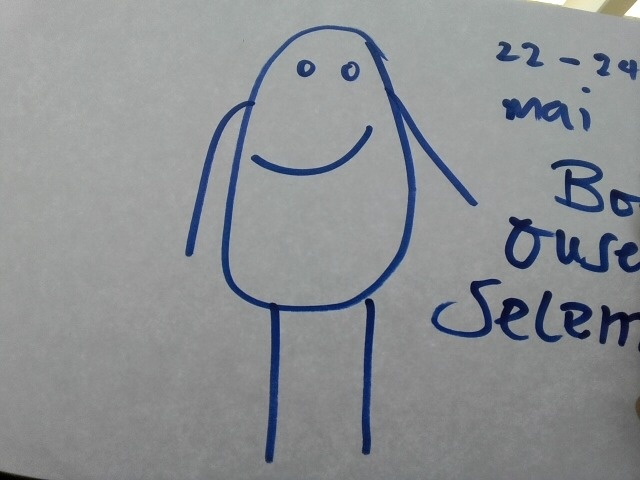
#> input picture assets/capture_figure.jpg, 640 x 480 px
$ python vision_agent_module.py
#> lines starting #> are read from the running program, lines starting #| are printed output that depends on the picture; after the words box and inside, x2 and y2 are one past the last pixel; in counts of white or black regions, pixels touching at a corner belong together
"""
vision_agent_module.py  –  joint detection using AnimatedDrawings segmentation.
No API key required. Works fully offline.
"""

import cv2
import numpy as np
from skimage import measure
from scipy import ndimage


# --------------------------------------------------------------------------- #
#  Segmentation  (taken from AnimatedDrawings examples/image_to_annotations.py)
# --------------------------------------------------------------------------- #

def _segment(img: np.ndarray) -> np.ndarray:
    """Return a binary mask of the drawn figure."""
    gray = np.min(img, axis=2)
    gray = cv2.adaptiveThreshold(
        gray, 255, cv2.ADAPTIVE_THRESH_GAUSSIAN_C, cv2.THRESH_BINARY, 115, 8
    )
    gray = cv2.bitwise_not(gray)

    kernel = cv2.getStructuringElement(cv2.MORPH_RECT, (3, 3))
    gray = cv2.morphologyEx(gray, cv2.MORPH_CLOSE, kernel, iterations=2)
    gray = cv2.morphologyEx(gray, cv2.MORPH_DILATE, kernel, iterations=2)

    mask = np.zeros([gray.shape[0] + 2, gray.shape[1] + 2], np.uint8)
    mask[1:-1, 1:-1] = gray.copy()

    im_floodfill = np.full(gray.shape, 255, np.uint8)
    h, w = gray.shape[:2]
    for x in range(0, w - 1, 10):
        cv2.floodFill(im_floodfill, mask, (x, 0), 0)
        cv2.floodFill(im_floodfill, mask, (x, h - 1), 0)
    for y in range(0, h - 1, 10):
        cv2.floodFill(im_floodfill, mask, (0, y), 0)
        cv2.floodFill(im_floodfill, mask, (w - 1, y), 0)

    im_floodfill[0, :] = 0
    im_floodfill[-1, :] = 0
    im_floodfill[:, 0] = 0
    im_floodfill[:, -1] = 0

    mask2 = cv2.bitwise_not(im_floodfill)
    best_mask = None
    biggest = 0
    contours = measure.find_contours(mask2, 0.0)
    for c in contours:
        x = np.zeros(mask2.T.shape, np.uint8)
        cv2.fillPoly(x, [np.int32(c)], 1)
        size = len(np.where(x == 1)[0])
        if size > biggest:
            best_mask = x
            biggest = size

    if best_mask is None:
        raise ValueError("No figure contour found in image")

    best_mask = ndimage.binary_fill_holes(best_mask).astype(int)
    best_mask = (255 * best_mask).astype(np.uint8)
    return best_mask.T


# --------------------------------------------------------------------------- #
#  Joint estimation from mask geometry
# --------------------------------------------------------------------------- #

def _estimate_joints_from_mask(mask: np.ndarray, img_shape) -> dict:
    """
    Estimate joint positions from the silhouette mask using geometric heuristics.
    Returns joints in the format dance_module expects:
    { "head": [x, y], "neck": [x, y], ... }
    """
    ys, xs = np.where(mask > 0)
    if len(ys) == 0:
        raise ValueError("Empty mask — no figure detected")

    min_y, max_y = int(ys.min()), int(ys.max())
    min_x, max_x = int(xs.min()), int(xs.max())
    h = max_y - min_y
    w = max_x - min_x
    cx = (min_x + max_x) // 2  # horizontal centre

    # --- vertical landmark rows (fractions of figure height) ---
    head_top_y    = min_y
    head_bot_y    = min_y + int(h * 0.22)
    neck_y        = min_y + int(h * 0.26)
    shoulder_y    = min_y + int(h * 0.33)
    elbow_y       = min_y + int(h * 0.50)
    hand_y        = min_y + int(h * 0.65)
    hip_y         = min_y + int(h * 0.60)
    knee_y        = min_y + int(h * 0.78)
    foot_y        = min_y + int(h * 0.95)

    # --- horizontal positions at each row ---
    def _row_span(row_y):
        row_y = max(0, min(mask.shape[0] - 1, row_y))
        cols = np.where(mask[row_y, :] > 0)[0]
        if len(cols) == 0:
            return cx, cx
        return int(cols.min()), int(cols.max())

    head_lx, head_rx = _row_span((head_top_y + head_bot_y) // 2)
    head_cx = (head_lx + head_rx) // 2

    sh_lx, sh_rx = _row_span(shoulder_y)
    el_lx, el_rx = _row_span(elbow_y)
    ha_lx, ha_rx = _row_span(hand_y)
    hi_lx, hi_rx = _row_span(hip_y)
    kn_lx, kn_rx = _row_span(knee_y)
    fo_lx, fo_rx = _row_span(foot_y)

    joints = {
        "head":       [head_cx,             min_y + int(h * 0.10)],
        "neck":       [head_cx,             neck_y],
        "shoulder_l": [sh_lx,               shoulder_y],
        "shoulder_r": [sh_rx,               shoulder_y],
        "elbow_l":    [el_lx,               elbow_y],
        "elbow_r":    [el_rx,               elbow_y],
        "hand_l":     [ha_lx,               hand_y],
        "hand_r":     [ha_rx,               hand_y],
        "hip_l":      [hi_lx + int(w*0.1),  hip_y],
        "hip_r":      [hi_rx - int(w*0.1),  hip_y],
        "knee_l":     [kn_lx + int(w*0.05), knee_y],
        "knee_r":     [kn_rx - int(w*0.05), knee_y],
        "foot_l":     [fo_lx + int(w*0.05), foot_y],
        "foot_r":     [fo_rx - int(w*0.05), foot_y],
    }
    return joints


# --------------------------------------------------------------------------- #
#  Public API  (same signature as before — main.py calls this)
# --------------------------------------------------------------------------- #

def get_robot_joints(image_path: str) -> dict:
    """
    Detect figure joints from image using segmentation only — no API required.

    Returns dict compatible with dance_module:
    { "head": [x, y], "neck": [x, y], ... }
    """
#> called with image_path = 'assets/capture_figure.jpg'
    img = cv2.imread(image_path)
#> img is the input picture: shape (480, 640, 3); mean B, G, R 146.7, 143.8, 140.5
    if img is None:
        raise FileNotFoundError(f"Cannot read image: {image_path}")

    # resize if very large
    if max(img.shape[:2]) > 1000:
        scale = 1000 / max(img.shape[:2])
        img = cv2.resize(img, (round(img.shape[1] * scale), round(img.shape[0] * scale)))

    mask = _segment(img)
#> in _segment, `gray = cv2.adaptiveThreshold( gray, 255, cv2.ADAPTIVE_THRESH_GAUSSIAN_..`:
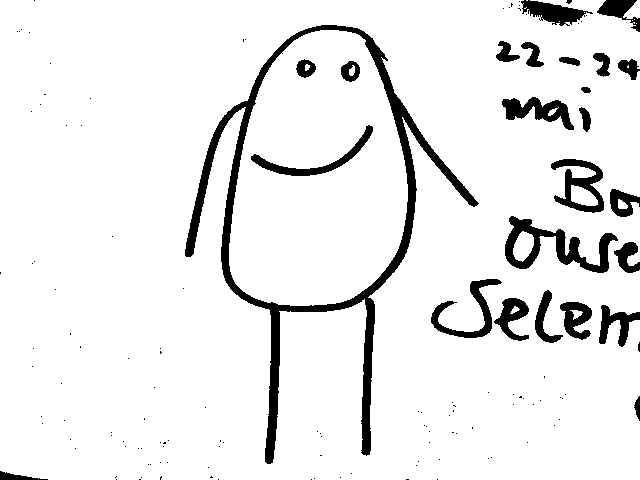
#> gray: shape (480, 640); 92% white; 140 black regions (115 under 20 px), largest, box (x1, y1, x2, y2) and area: (185, 25, 479, 464) 10537, (505, 216, 618, 273) 2153, (551, 159, 604, 213) 1238
#> in _segment, `gray = cv2.morphologyEx(gray, cv2.MORPH_CLOSE, kernel, iterations=2)`: gray: shape (480, 640); 8.3% white; 117 white regions (93 under 20 px), largest, box (x1, y1, x2, y2) and area: (185, 25, 479, 464) 10664, (505, 216, 618, 273) 2234, (431, 279, 529, 341) 1861
#> in _segment, `gray = cv2.morphologyEx(gray, cv2.MORPH_DILATE, kernel, iterations=2)`:
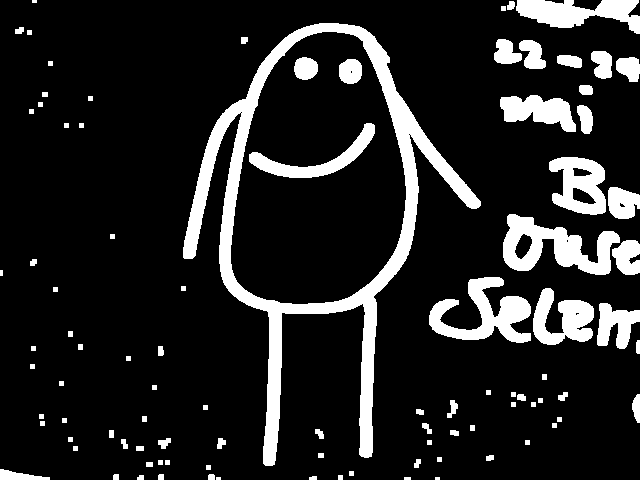
#> gray: shape (480, 640); 14% white; 97 white regions (4 under 20 px), largest, box (x1, y1, x2, y2) and area: (183, 23, 481, 466) 17136, (503, 214, 620, 275) 3458, (429, 277, 531, 343) 3093
#> in _segment, `mask[1:-1, 1:-1] = gray.copy()`: mask: shape (482, 642); 13.9% white; 97 white regions (4 under 20 px), largest, box (x1, y1, x2, y2) and area: (184, 24, 482, 467) 17136, (504, 215, 621, 276) 3458, (430, 278, 532, 344) 3093
#> after the loop in _segment, `for x in range(0, w - 1, 10):`:
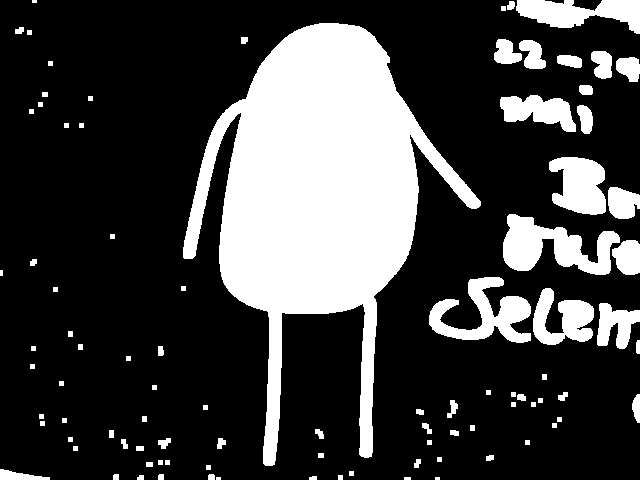
#> im_floodfill: shape (480, 640); 25.4% white; 94 white regions (4 under 20 px), largest, box (x1, y1, x2, y2) and area: (183, 23, 481, 466) 54166, (503, 214, 620, 275) 3728, (429, 277, 531, 343) 3093
#> in _segment, `im_floodfill[:, -1] = 0`:
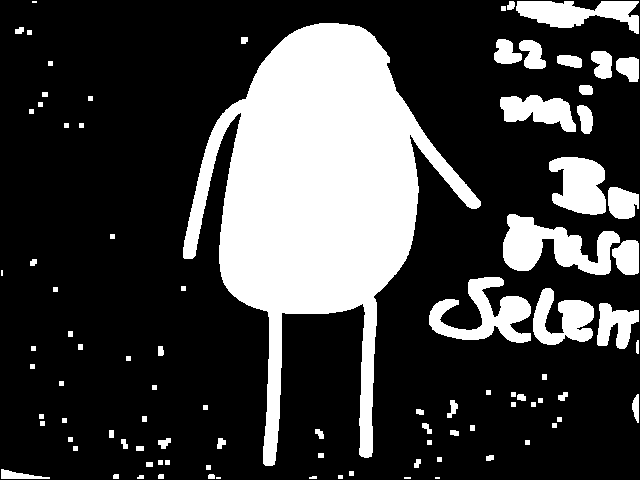
#> im_floodfill: shape (480, 640); 25.3% white; 94 white regions (5 under 20 px), largest, box (x1, y1, x2, y2) and area: (183, 23, 481, 466) 54166, (503, 214, 620, 275) 3728, (429, 277, 531, 343) 3093
#> in _segment, `contours = measure.find_contours(mask2, 0.0)`: contours = 94 point arrays, longest 1832 points
#> the loop in _segment, `for c in contours:` made 94 passes
#> (size, biggest) on passes 1, 2, 3, 5: (10, 10), (58, 58), (2305, 2305), (54166, 54166)
#> size on passes 4, 6, 7, 8, 9, 10: 25, 51, 25, 45, 485, 525
#> pass 1, in _segment, `best_mask = x`:
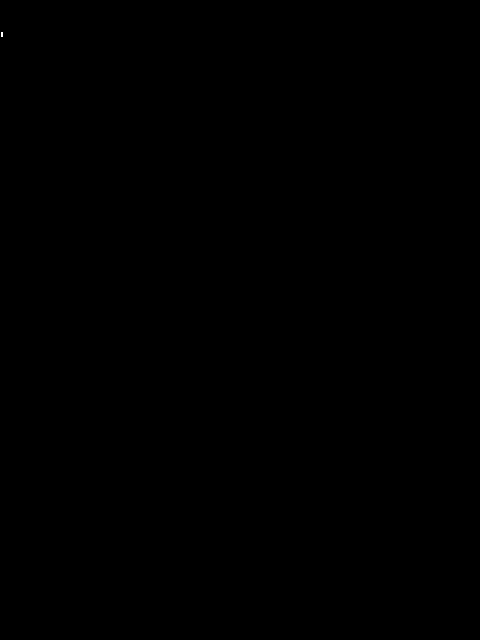
#> best_mask: shape (640, 480); values 0 (black) and 1 (white), 0% white in thin lines or dots, all inside (x1, y1, x2, y2) = (1, 32, 3, 37)
#> after the loop in _segment, `for c in contours:`:
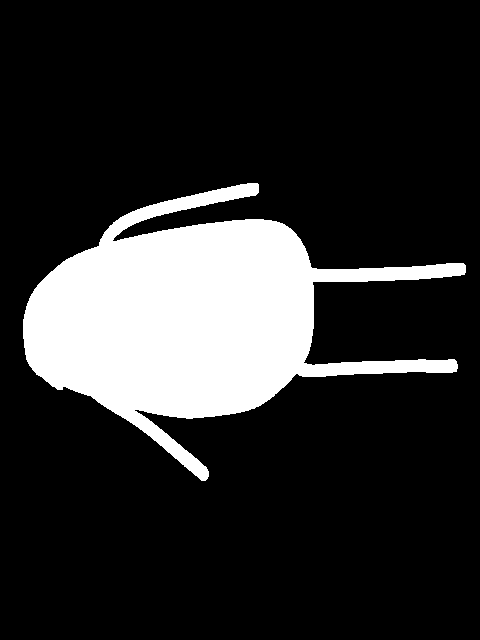
#> best_mask: shape (640, 480); values 0 (black) and 1 (white), 17.6% white; 1 white region, box (x1, y1, x2, y2) and area: (23, 183, 466, 481) 54166
#> after the loop in _segment, `for c in contours:`: x: shape (640, 480); values 0 (black) and 1 (white), 0% white in thin lines or dots, all inside (x1, y1, x2, y2) = (477, 435, 479, 440)
#> after the loop in _segment, `for c in contours:`: biggest = 54166
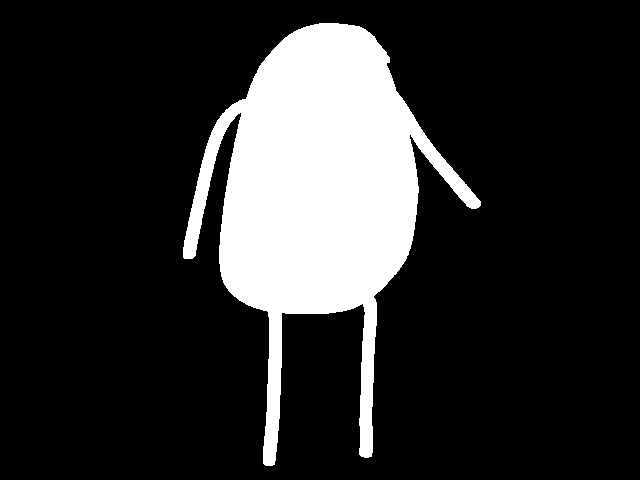
#> mask: shape (480, 640); 17.6% white; 1 white region, box (x1, y1, x2, y2) and area: (183, 23, 481, 466) 54166
    joints = _estimate_joints_from_mask(mask, img.shape)
#> in _estimate_joints_from_mask, `min_y, max_y = int(ys.min()), int(ys.max())`: min_y = 23; max_y = 465
#> in _estimate_joints_from_mask, `min_x, max_x = int(xs.min()), int(xs.max())`: min_x = 183; max_x = 480
#> in _estimate_joints_from_mask, `h = max_y - min_y`: h = 442
#> in _estimate_joints_from_mask, `w = max_x - min_x`: w = 297
#> in _estimate_joints_from_mask, `cx = (min_x + max_x) // 2`: cx = 331
#> in _estimate_joints_from_mask, `head_top_y    = min_y`: head_top_y = 23
#> in _estimate_joints_from_mask, `head_bot_y    = min_y + int(h * 0.22)`: head_bot_y = 120
#> in _estimate_joints_from_mask, `neck_y        = min_y + int(h * 0.26)`: neck_y = 137
#> in _estimate_joints_from_mask, `shoulder_y    = min_y + int(h * 0.33)`: shoulder_y = 168
#> in _estimate_joints_from_mask, `elbow_y       = min_y + int(h * 0.50)`: elbow_y = 244
#> in _estimate_joints_from_mask, `hand_y        = min_y + int(h * 0.65)`: hand_y = 310
#> in _estimate_joints_from_mask, `hip_y         = min_y + int(h * 0.60)`: hip_y = 288
#> in _estimate_joints_from_mask, `knee_y        = min_y + int(h * 0.78)`: knee_y = 367
#> in _estimate_joints_from_mask, `foot_y        = min_y + int(h * 0.95)`: foot_y = 442
#> in _row_span, `cols = np.where(mask[row_y, :] > 0)[0]`: cols = 133 values from 257 to 389
#> in _estimate_joints_from_mask, `head_lx, head_rx = _row_span((head_top_y + head_bot_y) // 2)`: head_lx = 257; head_rx = 389
#> in _estimate_joints_from_mask, `head_cx = (head_lx + head_rx) // 2`: head_cx = 323
#> in _estimate_joints_from_mask, `sh_lx, sh_rx = _row_span(shoulder_y)`: sh_lx = 200; sh_rx = 452
#> in _estimate_joints_from_mask, `el_lx, el_rx = _row_span(elbow_y)`: el_lx = 184; el_rx = 411
#> in _estimate_joints_from_mask, `ha_lx, ha_rx = _row_span(hand_y)`: ha_lx = 263; ha_rx = 376
#> in _estimate_joints_from_mask, `hi_lx, hi_rx = _row_span(hip_y)`: hi_lx = 227; hi_rx = 382
#> in _estimate_joints_from_mask, `kn_lx, kn_rx = _row_span(knee_y)`: kn_lx = 268; kn_rx = 373
#> in _estimate_joints_from_mask, `fo_lx, fo_rx = _row_span(foot_y)`: fo_lx = 264; fo_rx = 372
#> joints = 14 items
    return joints


if __name__ == "__main__":
    import sys, json
    path = sys.argv[1] if len(sys.argv) > 1 else "assets/capture_figure.jpg"
    result = get_robot_joints(path)
#> result = 14 items
    print(json.dumps(result, indent=2))
#> (printed output is left out)
